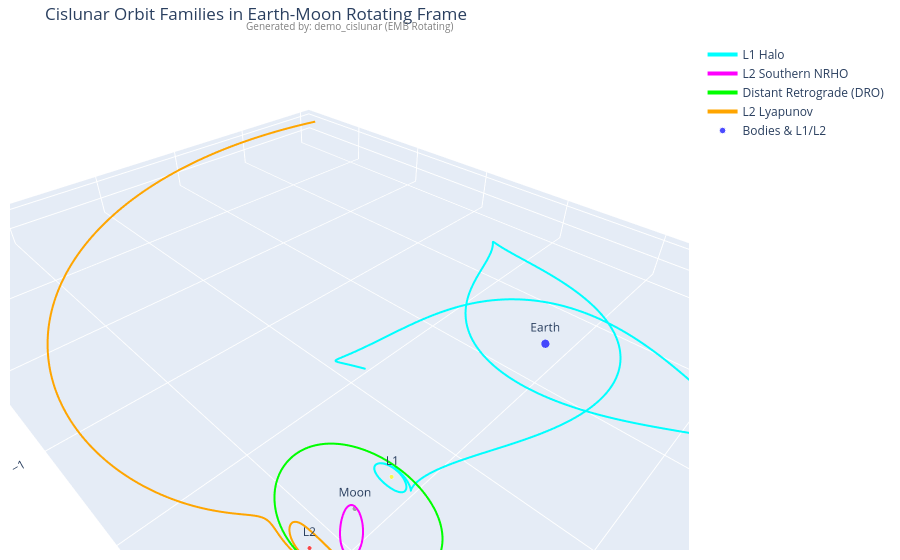
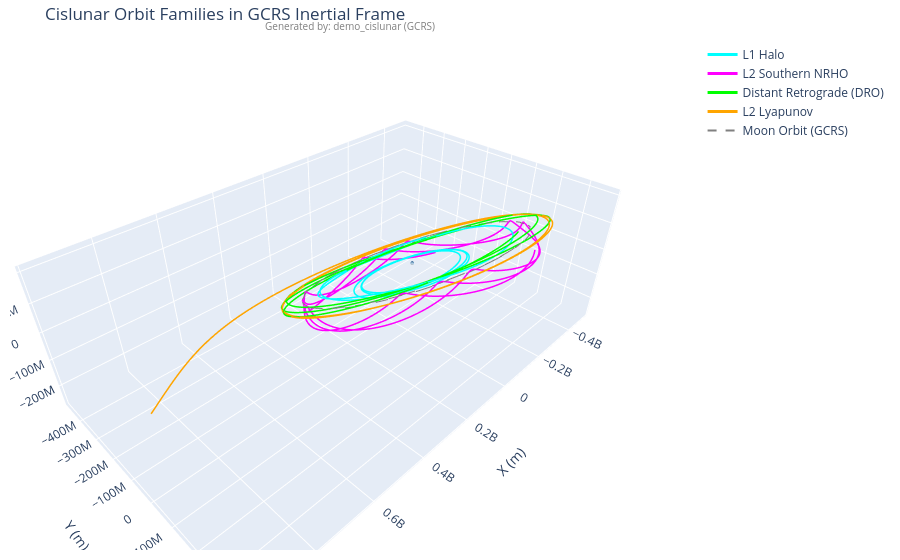

The code cell stored with these charts, in order, in its notebook:
### Code cell
reload(cislunar)

fig_rot, fig_gcrs = cislunar.demo_cislunar()
fig_rot.show()
fig_gcrs.show()

### Figure 1 — Plotly figure (JSON) as saved in the notebook; plotly's stock layout.template omitted (floating-point values rounded to 4 significant figures; data arrays with more than 128 entries replaced by an {"elided": "..."} marker saying what was removed)
{"data": [{"line": {"color": "cyan", "width": 4}, "mode": "lines", "name": "L1 Halo", "type": "scatter3d", "x": {"elided": "4000 float values"}, "y": {"elided": "4000 float values"}, "z": {"elided": "4000 float values"}}, {"line": {"color": "magenta", "width": 4}, "mode": "lines", "name": "L2 Southern NRHO", "type": "scatter3d", "x": {"elided": "4000 float values"}, "y": {"elided": "4000 float values"}, "z": {"elided": "4000 float values"}}, {"line": {"color": "lime", "width": 4}, "mode": "lines", "name": "Distant Retrograde (DRO)", "type": "scatter3d", "x": {"elided": "4000 float values"}, "y": {"elided": "4000 float values"}, "z": {"elided": "4000 float values"}}, {"line": {"color": "orange", "width": 4}, "mode": "lines", "name": "L2 Lyapunov", "type": "scatter3d", "x": {"elided": "4000 float values"}, "y": {"elided": "4000 float values"}, "z": {"elided": "4000 float values"}}, {"marker": {"color": ["blue", "gray", "yellow", "red"], "size": [10, 6, 5, 5]}, "mode": "markers+text", "name": "Bodies & L1/L2", "text": ["Earth", "Moon", "L1", "L2"], "textposition": "top center", "type": "scatter3d", "x": [-0.01215, 0.9878, 0.8369, 1.156], "y": [0, 0, 0, 0], "z": [0, 0, 0, 0]}], "layout": {"annotations": [{"font": {"color": "gray", "size": 10}, "showarrow": false, "text": "Generated by: demo_cislunar (EMB Rotating)", "x": 0.5, "xanchor": "center", "xref": "paper", "y": 1.01, "yanchor": "bottom", "yref": "paper"}], "margin": {"b": 10, "l": 10, "r": 20, "t": 40}, "scene": {"aspectmode": "data", "xaxis": {"title": {"text": "X (L*)"}}, "yaxis": {"title": {"text": "Y (L*)"}}, "zaxis": {"title": {"text": "Z (L*)"}}}, "title": {"text": "Cislunar Orbit Families in Earth-Moon Rotating Frame"}}}

### Figure 2 — Plotly figure (JSON) as saved in the notebook; plotly's stock layout.template omitted (floating-point values rounded to 4 significant figures; data arrays with more than 128 entries replaced by an {"elided": "..."} marker saying what was removed)
{"data": [{"colorscale": [[0, "rgb(247,251,255)"], [0.125, "rgb(222,235,247)"], [0.25, "rgb(198,219,239)"], [0.375, "rgb(158,202,225)"], [0.5, "rgb(107,174,214)"], [0.625, "rgb(66,146,198)"], [0.75, "rgb(33,113,181)"], [0.875, "rgb(8,81,156)"], [1, "rgb(8,48,107)"]], "name": "Earth", "opacity": 0.5, "showscale": false, "type": "surface", "x": {"elided": "100x100 float values"}, "y": {"elided": "100x100 float values"}, "z": {"elided": "100x100 float values"}}, {"line": {"color": "cyan", "width": 3}, "mode": "lines", "name": "L1 Halo", "type": "scatter3d", "x": {"elided": "4000 float values"}, "y": {"elided": "4000 float values"}, "z": {"elided": "4000 float values"}}, {"line": {"color": "magenta", "width": 3}, "mode": "lines", "name": "L2 Southern NRHO", "type": "scatter3d", "x": {"elided": "4000 float values"}, "y": {"elided": "4000 float values"}, "z": {"elided": "4000 float values"}}, {"line": {"color": "lime", "width": 3}, "mode": "lines", "name": "Distant Retrograde (DRO)", "type": "scatter3d", "x": {"elided": "4000 float values"}, "y": {"elided": "4000 float values"}, "z": {"elided": "4000 float values"}}, {"line": {"color": "orange", "width": 3}, "mode": "lines", "name": "L2 Lyapunov", "type": "scatter3d", "x": {"elided": "4000 float values"}, "y": {"elided": "4000 float values"}, "z": {"elided": "4000 float values"}}, {"line": {"color": "gray", "dash": "dash", "width": 2}, "mode": "lines", "name": "Moon Orbit (GCRS)", "type": "scatter3d", "x": {"elided": "4000 float values"}, "y": {"elided": "4000 float values"}, "z": {"elided": "4000 float values"}}], "layout": {"annotations": [{"font": {"color": "gray", "size": 10}, "showarrow": false, "text": "Generated by: demo_cislunar (GCRS)", "x": 0.5, "xanchor": "center", "xref": "paper", "y": 1.01, "yanchor": "bottom", "yref": "paper"}], "margin": {"b": 10, "l": 10, "r": 20, "t": 40}, "scene": {"aspectmode": "data", "xaxis": {"title": {"text": "X (m)"}}, "yaxis": {"title": {"text": "Y (m)"}}, "zaxis": {"title": {"text": "Z (m)"}}}, "title": {"text": "Cislunar Orbit Families in GCRS Inertial Frame"}}}
